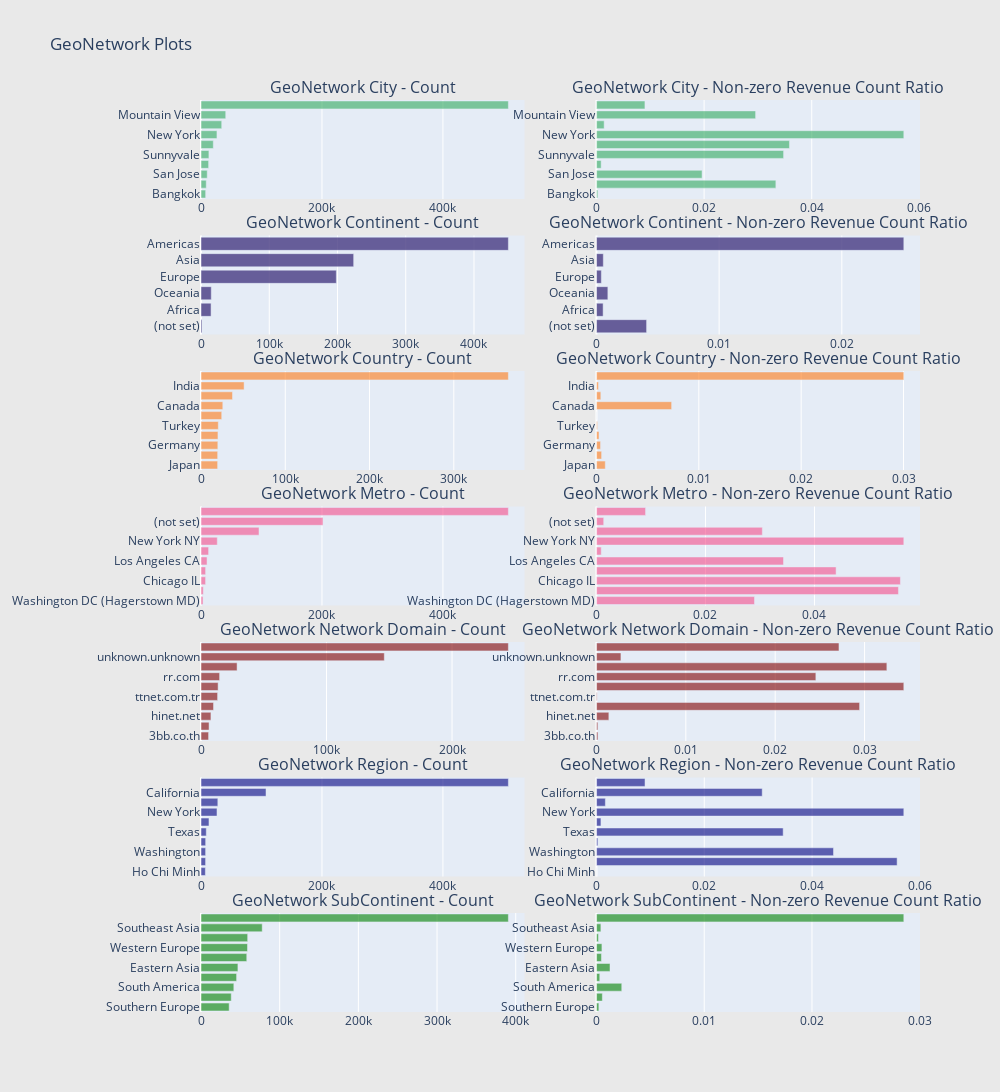

Write notebook code for a chart like this one.
### Markdown cell above
from device-related data we see:

1.Device browser: Chrome has higher percentage of non-zero revenue counts.

2.Device category: desktop has higher percentage of non-zero revenue counts.

3.No-mobile has higher percentage of non-zero revenue counts.

4.Chrome OS has higher percentage of non-zero revenue counts.

### Code cell
import plotly.graph_objs as go
from plotly.subplots import make_subplots
import plotly.offline as py

def horizontal_bar_chart(cnt_srs, color):
    trace = go.Bar(
        y=cnt_srs.index[::-1],
        x=cnt_srs.values[::-1],
        showlegend=False,
        orientation='h',
        marker=dict(
            color=color,
        ),
    )
    return trace

# GeoNetwork City
cnt_srs_city = train_df.groupby('geoNetwork.city')['totals.transactionRevenue'].agg(['size', 'count', 'mean'])
cnt_srs_city.columns = ["count", "count of non-zero revenue", "mean"]
cnt_srs_city = cnt_srs_city.sort_values(by="count", ascending=False)
trace1 = horizontal_bar_chart(cnt_srs_city["count"].head(10), 'rgba(50, 171, 96, 0.6)')
trace2 = horizontal_bar_chart(cnt_srs_city["count of non-zero revenue"].head(10) / cnt_srs_city["count"].head(10), 'rgba(50, 171, 96, 0.6)')

# GeoNetwork Continent
cnt_srs_continent = train_df.groupby('geoNetwork.continent')['totals.transactionRevenue'].agg(['size', 'count', 'mean'])
cnt_srs_continent.columns = ["count", "count of non-zero revenue", "mean"]
cnt_srs_continent = cnt_srs_continent.sort_values(by="count", ascending=False)
trace3 = horizontal_bar_chart(cnt_srs_continent["count"].head(10), 'rgba(71, 58, 131, 0.8)')
trace4 = horizontal_bar_chart(cnt_srs_continent["count of non-zero revenue"].head(10) / cnt_srs_continent["count"].head(10), 'rgba(71, 58, 131, 0.8)')

# GeoNetwork Country
cnt_srs_country = train_df.groupby('geoNetwork.country')['totals.transactionRevenue'].agg(['size', 'count', 'mean'])
cnt_srs_country.columns = ["count", "count of non-zero revenue", "mean"]
cnt_srs_country = cnt_srs_country.sort_values(by="count", ascending=False)
trace5 = horizontal_bar_chart(cnt_srs_country["count"].head(10), 'rgba(255, 123, 22, 0.6)')
trace6 = horizontal_bar_chart(cnt_srs_country["count of non-zero revenue"].head(10) / cnt_srs_country["count"].head(10), 'rgba(255, 123, 22, 0.6)')

# GeoNetwork Metro
cnt_srs_metro = train_df.groupby('geoNetwork.metro')['totals.transactionRevenue'].agg(['size', 'count', 'mean'])
cnt_srs_metro.columns = ["count", "count of non-zero revenue", "mean"]
cnt_srs_metro = cnt_srs_metro.sort_values(by="count", ascending=False)
trace7 = horizontal_bar_chart(cnt_srs_metro["count"].head(10), 'rgba(246, 78, 139, 0.6)')
trace8 = horizontal_bar_chart(cnt_srs_metro["count of non-zero revenue"].head(10) / cnt_srs_metro["count"].head(10), 'rgba(246, 78, 139, 0.6)')

# GeoNetwork Network Domain
cnt_srs_network_domain = train_df.groupby('geoNetwork.networkDomain')['totals.transactionRevenue'].agg(['size', 'count', 'mean'])
cnt_srs_network_domain.columns = ["count", "count of non-zero revenue", "mean"]
cnt_srs_network_domain = cnt_srs_network_domain.sort_values(by="count", ascending=False)
trace9 = horizontal_bar_chart(cnt_srs_network_domain["count"].head(10), 'rgba(128, 0, 0, 0.6)')
trace10 = horizontal_bar_chart(cnt_srs_network_domain["count of non-zero revenue"].head(10) / cnt_srs_network_domain["count"].head(10), 'rgba(128, 0, 0, 0.6)')

# GeoNetwork Region
cnt_srs_region = train_df.groupby('geoNetwork.region')['totals.transactionRevenue'].agg(['size', 'count', 'mean'])
cnt_srs_region.columns = ["count", "count of non-zero revenue", "mean"]
cnt_srs_region = cnt_srs_region.sort_values(by="count", ascending=False)
trace11 = horizontal_bar_chart(cnt_srs_region["count"].head(10), 'rgba(0, 0, 128, 0.6)')
trace12 = horizontal_bar_chart(cnt_srs_region["count of non-zero revenue"].head(10) / cnt_srs_region["count"].head(10), 'rgba(0, 0, 128, 0.6)')

# GeoNetwork SubContinent
cnt_srs_subcontinent = train_df.groupby('geoNetwork.subContinent')['totals.transactionRevenue'].agg(['size', 'count', 'mean'])
cnt_srs_subcontinent.columns = ["count", "count of non-zero revenue", "mean"]
cnt_srs_subcontinent = cnt_srs_subcontinent.sort_values(by="count", ascending=False)
trace13 = horizontal_bar_chart(cnt_srs_subcontinent["count"].head(10), 'rgba(0, 128, 0, 0.6)')
trace14 = horizontal_bar_chart(cnt_srs_subcontinent["count of non-zero revenue"].head(10) / cnt_srs_subcontinent["count"].head(10), 'rgba(0, 128, 0, 0.6)')

# Creating a subplot with 7 rows and 2 columns
fig = make_subplots(rows=7, cols=2, vertical_spacing=0.04, 
                    subplot_titles=["GeoNetwork City - Count", "GeoNetwork City - Non-zero Revenue Count Ratio",
                                    "GeoNetwork Continent - Count",  "GeoNetwork Continent - Non-zero Revenue Count Ratio",
                                    "GeoNetwork Country - Count", "GeoNetwork Country - Non-zero Revenue Count Ratio",
                                    "GeoNetwork Metro - Count", "GeoNetwork Metro - Non-zero Revenue Count Ratio",
                                    "GeoNetwork Network Domain - Count", "GeoNetwork Network Domain - Non-zero Revenue Count Ratio",
                                    "GeoNetwork Region - Count", "GeoNetwork Region - Non-zero Revenue Count Ratio",
                                    "GeoNetwork SubContinent - Count", "GeoNetwork SubContinent - Non-zero Revenue Count Ratio"])

# Adding traces to the subplot
fig.add_trace(trace1, row=1, col=1)
fig.add_trace(trace2, row=1, col=2)
fig.add_trace(trace3, row=2, col=1)
fig.add_trace(trace4, row=2, col=2)
fig.add_trace(trace5, row=3, col=1)
fig.add_trace(trace6, row=3, col=2)
fig.add_trace(trace7, row=4, col=1)
fig.add_trace(trace8, row=4, col=2)
fig.add_trace(trace9, row=5, col=1)
fig.add_trace(trace10, row=5, col=2)
fig.add_trace(trace11, row=6, col=1)
fig.add_trace(trace12, row=6, col=2)
fig.add_trace(trace13, row=7, col=1)
fig.add_trace(trace14, row=7, col=2)

# Updating layout
fig.update_layout(height=1800, width=1000, paper_bgcolor='rgb(233,233,233)', title="GeoNetwork Plots")

# Displaying the plot
py.iplot(fig, filename='geonetwork-plots')

### Figure 1 — Plotly figure (JSON) as saved in the notebook; plotly's stock layout.template omitted (floating-point values rounded to 4 significant figures)
{"data": [{"marker": {"color": "rgba(50, 171, 96, 0.6)"}, "orientation": "h", "showlegend": false, "type": "bar", "x": [7709, 8670, 10295, 12607, 13086, 20329, 26371, 34262, 40884, 508229], "xaxis": "x", "y": ["Bangkok", "Los Angeles", "San Jose", "London", "Sunnyvale", "San Francisco", "New York", "(not set)", "Mountain View", "not available in demo dataset"], "yaxis": "y"}, {"marker": {"color": "rgba(50, 171, 96, 0.6)"}, "orientation": "h", "showlegend": false, "type": "bar", "x": [0.0002594, 0.03333, 0.01962, 0.0008725, 0.03477, 0.03586, 0.05711, 0.00143, 0.02957, 0.00901], "xaxis": "x2", "y": ["Bangkok", "Los Angeles", "San Jose", "London", "Sunnyvale", "San Francisco", "New York", "(not set)", "Mountain View", "not available in demo dataset"], "yaxis": "y2"}, {"marker": {"color": "rgba(71, 58, 131, 0.8)"}, "orientation": "h", "showlegend": false, "type": "bar", "x": [1468, 14745, 15054, 198311, 223698, 450377], "xaxis": "x3", "y": ["(not set)", "Africa", "Oceania", "Europe", "Asia", "Americas"], "yaxis": "y3"}, {"marker": {"color": "rgba(71, 58, 131, 0.8)"}, "orientation": "h", "showlegend": false, "type": "bar", "x": [0.004087, 0.0005426, 0.00093, 0.0003984, 0.0005588, 0.02505], "xaxis": "x4", "y": ["(not set)", "Africa", "Oceania", "Europe", "Asia", "Americas"], "yaxis": "y4"}, {"marker": {"color": "rgba(255, 123, 22, 0.6)"}, "orientation": "h", "showlegend": false, "type": "bar", "x": [19731, 19783, 19980, 20123, 20522, 24598, 25869, 37393, 51140, 364744], "xaxis": "x5", "y": ["Japan", "Brazil", "Germany", "Thailand", "Turkey", "Vietnam", "Canada", "United Kingdom", "India", "United States"], "yaxis": "y5"}, {"marker": {"color": "rgba(255, 123, 22, 0.6)"}, "orientation": "h", "showlegend": false, "type": "bar", "x": [0.0008616, 0.0005055, 0.0004004, 0.0002485, 9.746e-05, 0, 0.007345, 0.0004279, 0.0001955, 0.03003], "xaxis": "x6", "y": ["Japan", "Brazil", "Germany", "Thailand", "Turkey", "Vietnam", "Canada", "United Kingdom", "India", "United States"], "yaxis": "y6"}, {"marker": {"color": "rgba(246, 78, 139, 0.6)"}, "orientation": "h", "showlegend": false, "type": "bar", "x": [3380, 3790, 7585, 7642, 9995, 12571, 26917, 95913, 201766, 508229], "xaxis": "x7", "y": ["Washington DC (Hagerstown MD)", "Austin TX", "Chicago IL", "Seattle-Tacoma WA", "Los Angeles CA", "London", "New York NY", "San Francisco-Oakland-San Jose CA", "(not set)", "not available in demo dataset"], "yaxis": "y7"}, {"marker": {"color": "rgba(246, 78, 139, 0.6)"}, "orientation": "h", "showlegend": false, "type": "bar", "x": [0.02899, 0.05541, 0.05577, 0.04397, 0.03432, 0.000875, 0.0564, 0.03043, 0.001333, 0.00901], "xaxis": "x8", "y": ["Washington DC (Hagerstown MD)", "Austin TX", "Chicago IL", "Seattle-Tacoma WA", "Los Angeles CA", "London", "New York NY", "San Francisco-Oakland-San Jose CA", "(not set)", "not available in demo dataset"], "yaxis": "y8"}, {"marker": {"color": "rgba(128, 0, 0, 0.6)"}, "orientation": "h", "showlegend": false, "type": "bar", "x": [6046, 6414, 7919, 9985, 13228, 13637, 14827, 28743, 146034, 244881], "xaxis": "x9", "y": ["3bb.co.th", "virginm.net", "hinet.net", "comcastbusiness.net", "ttnet.com.tr", "verizon.net", "rr.com", "comcast.net", "unknown.unknown", "(not set)"], "yaxis": "y9"}, {"marker": {"color": "rgba(128, 0, 0, 0.6)"}, "orientation": "h", "showlegend": false, "type": "bar", "x": [0.0001654, 0.0001559, 0.001389, 0.02944, 7.56e-05, 0.03439, 0.02455, 0.03249, 0.002739, 0.02714], "xaxis": "x10", "y": ["3bb.co.th", "virginm.net", "hinet.net", "comcastbusiness.net", "ttnet.com.tr", "verizon.net", "rr.com", "comcast.net", "unknown.unknown", "(not set)"], "yaxis": "y10"}, {"marker": {"color": "rgba(0, 0, 128, 0.6)"}, "orientation": "h", "showlegend": false, "type": "bar", "x": [7250, 7585, 7642, 7709, 8749, 13198, 26433, 27827, 107495, 508229], "xaxis": "x11", "y": ["Ho Chi Minh", "Illinois", "Washington", "Bangkok", "Texas", "England", "New York", "(not set)", "California", "not available in demo dataset"], "yaxis": "y11"}, {"marker": {"color": "rgba(0, 0, 128, 0.6)"}, "orientation": "h", "showlegend": false, "type": "bar", "x": [0, 0.05577, 0.04397, 0.0002594, 0.03463, 0.0008335, 0.05701, 0.001653, 0.03075, 0.00901], "xaxis": "x12", "y": ["Ho Chi Minh", "Illinois", "Washington", "Bangkok", "Texas", "England", "New York", "(not set)", "California", "not available in demo dataset"], "yaxis": "y12"}, {"marker": {"color": "rgba(0, 128, 0, 0.6)"}, "orientation": "h", "showlegend": false, "type": "bar", "x": [35780, 38443, 41731, 45249, 46919, 58168, 59114, 59321, 77800, 390657], "xaxis": "x13", "y": ["Southern Europe", "Western Asia", "South America", "Eastern Europe", "Eastern Asia", "Northern Europe", "Western Europe", "Southern Asia", "Southeast Asia", "Northern America"], "yaxis": "y13"}, {"marker": {"color": "rgba(0, 128, 0, 0.6)"}, "orientation": "h", "showlegend": false, "type": "bar", "x": [0.0002236, 0.0005463, 0.002348, 0.0003094, 0.001257, 0.0004642, 0.0005075, 0.0001854, 0.0004113, 0.02852], "xaxis": "x14", "y": ["Southern Europe", "Western Asia", "South America", "Eastern Europe", "Eastern Asia", "Northern Europe", "Western Europe", "Southern Asia", "Southeast Asia", "Northern America"], "yaxis": "y14"}], "layout": {"annotations": [{"font": {"size": 16}, "showarrow": false, "text": "GeoNetwork City - Count", "x": 0.225, "xanchor": "center", "xref": "paper", "y": 1.0, "yanchor": "bottom", "yref": "paper"}, {"font": {"size": 16}, "showarrow": false, "text": "GeoNetwork City - Non-zero Revenue Count Ratio", "x": 0.775, "xanchor": "center", "xref": "paper", "y": 1.0, "yanchor": "bottom", "yref": "paper"}, {"font": {"size": 16}, "showarrow": false, "text": "GeoNetwork Continent - Count", "x": 0.225, "xanchor": "center", "xref": "paper", "y": 0.8514, "yanchor": "bottom", "yref": "paper"}, {"font": {"size": 16}, "showarrow": false, "text": "GeoNetwork Continent - Non-zero Revenue Count Ratio", "x": 0.775, "xanchor": "center", "xref": "paper", "y": 0.8514, "yanchor": "bottom", "yref": "paper"}, {"font": {"size": 16}, "showarrow": false, "text": "GeoNetwork Country - Count", "x": 0.225, "xanchor": "center", "xref": "paper", "y": 0.7029, "yanchor": "bottom", "yref": "paper"}, {"font": {"size": 16}, "showarrow": false, "text": "GeoNetwork Country - Non-zero Revenue Count Ratio", "x": 0.775, "xanchor": "center", "xref": "paper", "y": 0.7029, "yanchor": "bottom", "yref": "paper"}, {"font": {"size": 16}, "showarrow": false, "text": "GeoNetwork Metro - Count", "x": 0.225, "xanchor": "center", "xref": "paper", "y": 0.5543, "yanchor": "bottom", "yref": "paper"}, {"font": {"size": 16}, "showarrow": false, "text": "GeoNetwork Metro - Non-zero Revenue Count Ratio", "x": 0.775, "xanchor": "center", "xref": "paper", "y": 0.5543, "yanchor": "bottom", "yref": "paper"}, {"font": {"size": 16}, "showarrow": false, "text": "GeoNetwork Network Domain - Count", "x": 0.225, "xanchor": "center", "xref": "paper", "y": 0.4057, "yanchor": "bottom", "yref": "paper"}, {"font": {"size": 16}, "showarrow": false, "text": "GeoNetwork Network Domain - Non-zero Revenue Count Ratio", "x": 0.775, "xanchor": "center", "xref": "paper", "y": 0.4057, "yanchor": "bottom", "yref": "paper"}, {"font": {"size": 16}, "showarrow": false, "text": "GeoNetwork Region - Count", "x": 0.225, "xanchor": "center", "xref": "paper", "y": 0.2571, "yanchor": "bottom", "yref": "paper"}, {"font": {"size": 16}, "showarrow": false, "text": "GeoNetwork Region - Non-zero Revenue Count Ratio", "x": 0.775, "xanchor": "center", "xref": "paper", "y": 0.2571, "yanchor": "bottom", "yref": "paper"}, {"font": {"size": 16}, "showarrow": false, "text": "GeoNetwork SubContinent - Count", "x": 0.225, "xanchor": "center", "xref": "paper", "y": 0.1086, "yanchor": "bottom", "yref": "paper"}, {"font": {"size": 16}, "showarrow": false, "text": "GeoNetwork SubContinent - Non-zero Revenue Count Ratio", "x": 0.775, "xanchor": "center", "xref": "paper", "y": 0.1086, "yanchor": "bottom", "yref": "paper"}], "height": 1800, "paper_bgcolor": "rgb(233,233,233)", "title": {"text": "GeoNetwork Plots"}, "width": 1000, "xaxis": {"anchor": "y", "autorange": true, "domain": [0, 0.45], "range": [0, 535000.0], "type": "linear"}, "xaxis10": {"anchor": "y10", "autorange": true, "domain": [0.55, 1], "range": [0, 0.0362], "type": "linear"}, "xaxis11": {"anchor": "y11", "autorange": true, "domain": [0, 0.45], "range": [0, 535000.0], "type": "linear"}, "xaxis12": {"anchor": "y12", "autorange": true, "domain": [0.55, 1], "range": [0, 0.06001], "type": "linear"}, "xaxis13": {"anchor": "y13", "autorange": true, "domain": [0, 0.45], "range": [0, 411200.0], "type": "linear"}, "xaxis14": {"anchor": "y14", "autorange": true, "domain": [0.55, 1], "range": [0, 0.03002], "type": "linear"}, "xaxis2": {"anchor": "y2", "autorange": true, "domain": [0.55, 1], "range": [0, 0.06011], "type": "linear"}, "xaxis3": {"anchor": "y3", "autorange": true, "domain": [0, 0.45], "range": [0, 474100.0], "type": "linear"}, "xaxis4": {"anchor": "y4", "autorange": true, "domain": [0.55, 1], "range": [0, 0.02637], "type": "linear"}, "xaxis5": {"anchor": "y5", "autorange": true, "domain": [0, 0.45], "range": [0, 383900.0], "type": "linear"}, "xaxis6": {"anchor": "y6", "autorange": true, "domain": [0.55, 1], "range": [0, 0.03161], "type": "linear"}, "xaxis7": {"anchor": "y7", "autorange": true, "domain": [0, 0.45], "range": [0, 535000.0], "type": "linear"}, "xaxis8": {"anchor": "y8", "autorange": true, "domain": [0.55, 1], "range": [0, 0.05936], "type": "linear"}, "xaxis9": {"anchor": "y9", "autorange": true, "domain": [0, 0.45], "range": [0, 257800.0], "type": "linear"}, "yaxis": {"anchor": "x", "autorange": true, "domain": [0.8914, 1.0], "range": [-0.5, 9.5], "type": "category"}, "yaxis10": {"anchor": "x10", "autorange": true, "domain": [0.2971, 0.4057], "range": [-0.5, 9.5], "type": "category"}, "yaxis11": {"anchor": "x11", "autorange": true, "domain": [0.1486, 0.2571], "range": [-0.5, 9.5], "type": "category"}, "yaxis12": {"anchor": "x12", "autorange": true, "domain": [0.1486, 0.2571], "range": [-0.5, 9.5], "type": "category"}, "yaxis13": {"anchor": "x13", "autorange": true, "domain": [0, 0.1086], "range": [-0.5, 9.5], "type": "category"}, "yaxis14": {"anchor": "x14", "autorange": true, "domain": [0, 0.1086], "range": [-0.5, 9.5], "type": "category"}, "yaxis2": {"anchor": "x2", "autorange": true, "domain": [0.8914, 1.0], "range": [-0.5, 9.5], "type": "category"}, "yaxis3": {"anchor": "x3", "autorange": true, "domain": [0.7429, 0.8514], "range": [-0.5, 5.5], "type": "category"}, "yaxis4": {"anchor": "x4", "autorange": true, "domain": [0.7429, 0.8514], "range": [-0.5, 5.5], "type": "category"}, "yaxis5": {"anchor": "x5", "autorange": true, "domain": [0.5943, 0.7029], "range": [-0.5, 9.5], "type": "category"}, "yaxis6": {"anchor": "x6", "autorange": true, "domain": [0.5943, 0.7029], "range": [-0.5, 9.5], "type": "category"}, "yaxis7": {"anchor": "x7", "autorange": true, "domain": [0.4457, 0.5543], "range": [-0.5, 9.5], "type": "category"}, "yaxis8": {"anchor": "x8", "autorange": true, "domain": [0.4457, 0.5543], "range": [-0.5, 9.5], "type": "category"}, "yaxis9": {"anchor": "x9", "autorange": true, "domain": [0.2971, 0.4057], "range": [-0.5, 9.5], "type": "category"}}}
